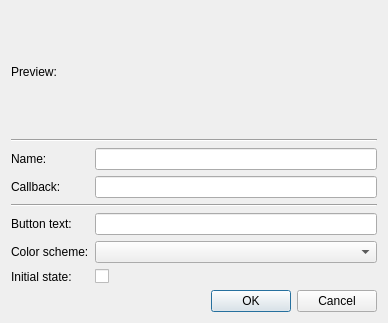
<?xml version="1.0" encoding="UTF-8"?>
<ui version="4.0">
 <class>Dialog</class>
 <widget class="QDialog" name="Dialog">
  <property name="geometry">
   <rect>
    <x>0</x>
    <y>0</y>
    <width>388</width>
    <height>323</height>
   </rect>
  </property>
  <property name="windowTitle">
   <string>Dialog</string>
  </property>
  <layout class="QGridLayout" name="gridLayout_2">
   <item row="1" column="0">
    <widget class="QDialogButtonBox" name="buttonBox">
     <property name="orientation">
      <enum>Qt::Horizontal</enum>
     </property>
     <property name="standardButtons">
      <set>QDialogButtonBox::Cancel|QDialogButtonBox::Ok</set>
     </property>
    </widget>
   </item>
   <item row="0" column="0">
    <layout class="QGridLayout" name="layout">
     <item row="0" column="0">
      <widget class="QLabel" name="label">
       <property name="text">
        <string>Preview:</string>
       </property>
      </widget>
     </item>
     <item row="6" column="0">
      <widget class="QLabel" name="label_5">
       <property name="text">
        <string>Color scheme:</string>
       </property>
      </widget>
     </item>
     <item row="5" column="0">
      <widget class="QLabel" name="label_4">
       <property name="text">
        <string>Button text:</string>
       </property>
      </widget>
     </item>
     <item row="2" column="0">
      <widget class="QLabel" name="label_2">
       <property name="text">
        <string>Name:</string>
       </property>
      </widget>
     </item>
     <item row="7" column="0">
      <widget class="QLabel" name="label_6">
       <property name="text">
        <string>Initial state:</string>
       </property>
      </widget>
     </item>
     <item row="3" column="0">
      <widget class="QLabel" name="label_3">
       <property name="text">
        <string>Callback:</string>
       </property>
      </widget>
     </item>
     <item row="2" column="1">
      <widget class="QLineEdit" name="name"/>
     </item>
     <item row="3" column="1">
      <widget class="QLineEdit" name="callback"/>
     </item>
     <item row="5" column="1">
      <widget class="QLineEdit" name="button_text"/>
     </item>
     <item row="6" column="1">
      <widget class="QComboBox" name="color_scheme"/>
     </item>
     <item row="7" column="1">
      <widget class="QCheckBox" name="initial_state">
       <property name="text">
        <string/>
       </property>
      </widget>
     </item>
     <item row="1" column="0" colspan="2">
      <widget class="Line" name="line">
       <property name="orientation">
        <enum>Qt::Horizontal</enum>
       </property>
      </widget>
     </item>
     <item row="4" column="0" colspan="2">
      <widget class="Line" name="line_2">
       <property name="orientation">
        <enum>Qt::Horizontal</enum>
       </property>
      </widget>
     </item>
    </layout>
   </item>
  </layout>
 </widget>
 <resources/>
 <connections>
  <connection>
   <sender>buttonBox</sender>
   <signal>accepted()</signal>
   <receiver>Dialog</receiver>
   <slot>accept()</slot>
   <hints>
    <hint type="sourcelabel">
     <x>248</x>
     <y>254</y>
    </hint>
    <hint type="destinationlabel">
     <x>157</x>
     <y>274</y>
    </hint>
   </hints>
  </connection>
  <connection>
   <sender>buttonBox</sender>
   <signal>rejected()</signal>
   <receiver>Dialog</receiver>
   <slot>reject()</slot>
   <hints>
    <hint type="sourcelabel">
     <x>316</x>
     <y>260</y>
    </hint>
    <hint type="destinationlabel">
     <x>286</x>
     <y>274</y>
    </hint>
   </hints>
  </connection>
 </connections>
</ui>
